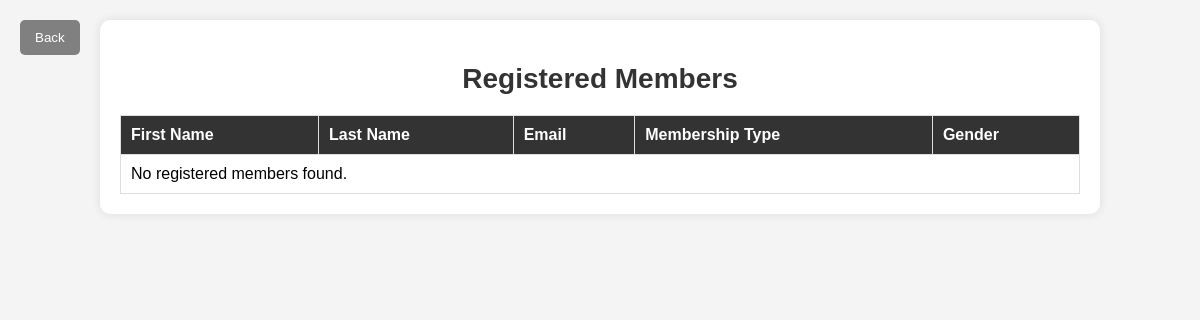
Before: /registered-members/ with the older database file.
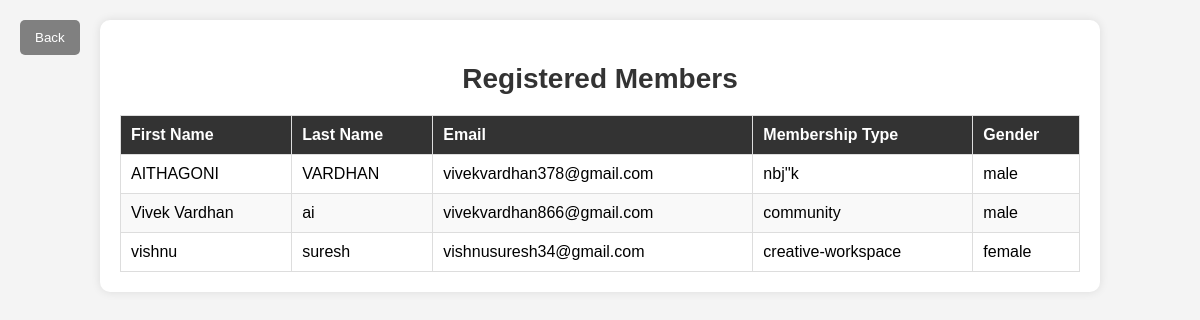
After: the same page with the newer database file.
### members/models.py (models this page shows, shortened)
class Member(models.Model):
    GENDER_CHOICES = [
        ('male', 'Male'),
        ('female', 'Female'),
    ]
    MEMBERSHIP_CHOICES = [
        ('community', 'Community'),
        ('key-access', 'Key Access'),
        ('creative-workspace', 'Creative Workspace'),
    ]
    first_name = models.CharField(max_length=50)
    last_name = models.CharField(max_length=50)
    gender = models.CharField(max_length=10, choices=GENDER_CHOICES)
    email = models.EmailField(unique=True)
    membership_type = models.CharField(max_length=50, choices=MEMBERSHIP_CHOICES)  # Add dropdown choices
    password = models.CharField(max_length=100)  # Use hashing later for security

### members/views.py (the view)
# urls.py: path("registered-members/", registered_members, name="registered_members"),
def registered_members(request):
    members = Member.objects.filter(is_approved=True).values(
        "first_name", "last_name", "email", "membership_type", "gender"
    )
    return render(request, "registered_members.html", {"members": members})

### members/templates/registered_members.html (shortened to what this page needs)
<!DOCTYPE html>
<html lang="en">
<head>
</head>
<body>
    <button onclick="window.location.href='{% url 'admin_dashboard' %}'" class="btn-back">Back</button>
    <div class="container">
        <h2>Registered Members</h2>
        <table>
            <thead>
                <tr>
                    <th>First Name</th>
                    <th>Last Name</th>
                    <th>Email</th>
                    <th>Membership Type</th>
                    <th>Gender</th>
                </tr>
            </thead>
            <tbody>
                {% for member in members %}
                <tr>
                    <td>{{ member.first_name }}</td>
                    <td>{{ member.last_name }}</td>
                    <td>{{ member.email }}</td>
                    <td>{{ member.membership_type }}</td>
                    <td>{{ member.gender }}</td>
                </tr>
                {% empty %}
                <tr>
                    <td colspan="5" class="text-center">No registered members found.</td>
                </tr>
                {% endfor %}
            </tbody>
        </table>
    </div>
</body>
</html>

Changed rows visible on the page:
now on this page (row edited): Member: first_name "AITHAGONI", last_name "VARDHAN", email "vivekvardhan378@gmail.com", membership_type "nbj''k", gender "male"
now on this page (row edited): Member: first_name "Vivek Vardhan", last_name "ai", email "vivekvardhan866@gmail.com", membership_type "community", gender "male"
now on this page (row edited): Member: first_name "vishnu", last_name "suresh", email "vishnusuresh34@gmail.com", membership_type "creative-workspace", gender "female"
Other visible differences:
text no longer shown: "No registered members found."
